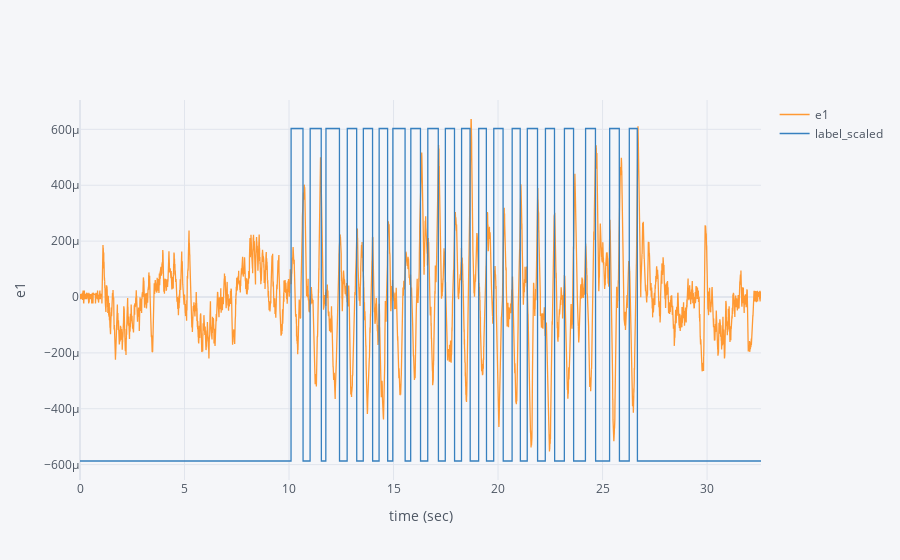
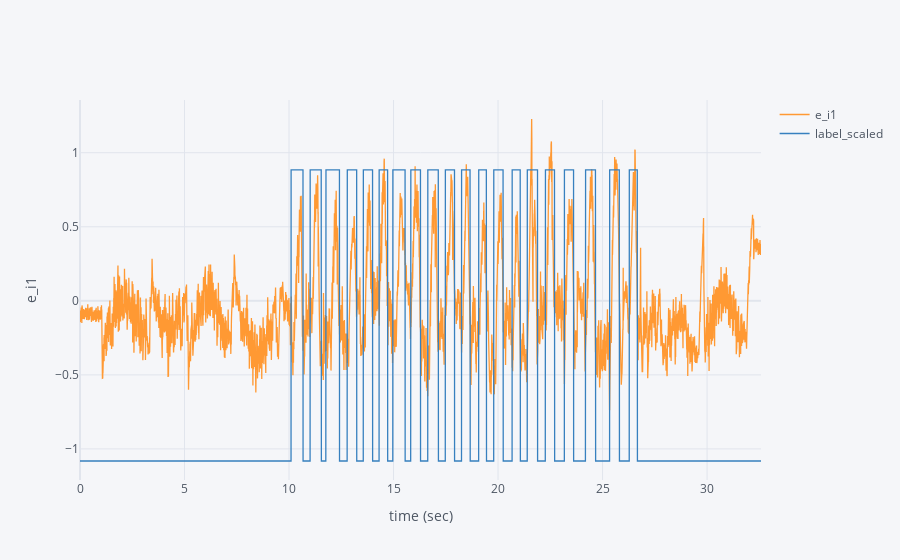

The code cell stored with these charts, in order, in its notebook:
### Code cell
# plot a sample data
import chart_studio.plotly as py
import plotly.graph_objs as go
from plotly.offline import iplot, init_notebook_mode
# Using plotly + cufflinks in offline mode
import cufflinks
cufflinks.go_offline(connected=True)
init_notebook_mode(connected=True)

target = ['e1','e_i1']

for i in target:
    A = instance.df[i].max()-instance.df[i].min()
    instance.df['label_scaled']=instance.df['label']*A + instance.df[i][0] -A/2
    instance.df.iplot(x='time', y= [i, 'label_scaled'], xTitle='time (sec)', yTitle=i)
    
    #plt.plot(instance.df['time'],instance.df['labeled_scaled'])

### Figure 1 — Plotly figure (JSON) as saved in the notebook; plotly's stock layout.template omitted (floating-point values rounded to 4 significant figures; data arrays with more than 128 entries replaced by an {"elided": "..."} marker saying what was removed)
{"data": [{"line": {"color": "rgba(255, 153, 51, 1.0)", "dash": "solid", "shape": "linear", "width": 1.3}, "mode": "lines", "name": "e1", "text": "", "type": "scatter", "x": {"elided": "6517 float values"}, "y": {"elided": "6517 float values"}}, {"line": {"color": "rgba(55, 128, 191, 1.0)", "dash": "solid", "shape": "linear", "width": 1.3}, "mode": "lines", "name": "label_scaled", "text": "", "type": "scatter", "x": {"elided": "6517 float values"}, "y": {"elided": "6517 float values"}}], "layout": {"legend": {"bgcolor": "#F5F6F9", "font": {"color": "#4D5663"}}, "paper_bgcolor": "#F5F6F9", "plot_bgcolor": "#F5F6F9", "title": {"font": {"color": "#4D5663"}}, "xaxis": {"gridcolor": "#E1E5ED", "showgrid": true, "tickfont": {"color": "#4D5663"}, "title": {"font": {"color": "#4D5663"}, "text": "time (sec)"}, "zerolinecolor": "#E1E5ED"}, "yaxis": {"gridcolor": "#E1E5ED", "showgrid": true, "tickfont": {"color": "#4D5663"}, "title": {"font": {"color": "#4D5663"}, "text": "e1"}, "zerolinecolor": "#E1E5ED"}}}

### Figure 2 — Plotly figure (JSON) as saved in the notebook; plotly's stock layout.template omitted (floating-point values rounded to 4 significant figures; data arrays with more than 128 entries replaced by an {"elided": "..."} marker saying what was removed)
{"data": [{"line": {"color": "rgba(255, 153, 51, 1.0)", "dash": "solid", "shape": "linear", "width": 1.3}, "mode": "lines", "name": "e_i1", "text": "", "type": "scatter", "x": {"elided": "6517 float values"}, "y": {"elided": "6517 float values"}}, {"line": {"color": "rgba(55, 128, 191, 1.0)", "dash": "solid", "shape": "linear", "width": 1.3}, "mode": "lines", "name": "label_scaled", "text": "", "type": "scatter", "x": {"elided": "6517 float values"}, "y": {"elided": "6517 float values"}}], "layout": {"legend": {"bgcolor": "#F5F6F9", "font": {"color": "#4D5663"}}, "paper_bgcolor": "#F5F6F9", "plot_bgcolor": "#F5F6F9", "title": {"font": {"color": "#4D5663"}}, "xaxis": {"gridcolor": "#E1E5ED", "showgrid": true, "tickfont": {"color": "#4D5663"}, "title": {"font": {"color": "#4D5663"}, "text": "time (sec)"}, "zerolinecolor": "#E1E5ED"}, "yaxis": {"gridcolor": "#E1E5ED", "showgrid": true, "tickfont": {"color": "#4D5663"}, "title": {"font": {"color": "#4D5663"}, "text": "e_i1"}, "zerolinecolor": "#E1E5ED"}}}
